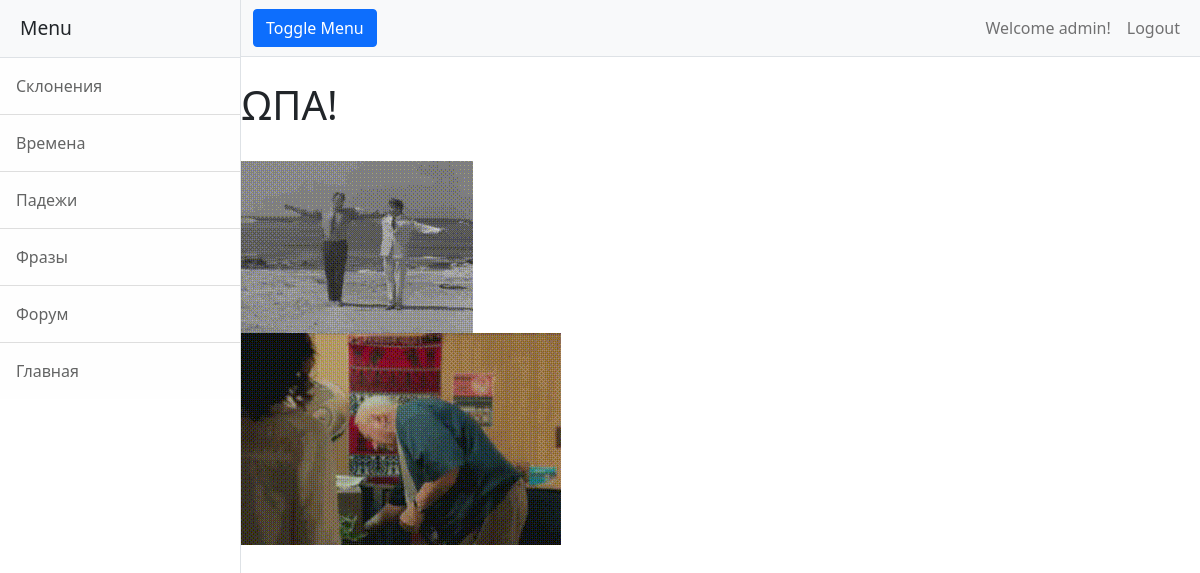
/ (signed in), run on the app's committed database.
### review/models.py (models this page shows, shortened)
class Sidebar(models.Model):
    head = models.CharField(max_length=100)
    link = models.CharField(max_length=150)
    class Meta:
        verbose_name = 'Сайдбар страница'
        verbose_name_plural = 'Сайдбар страницы'

### review/views.py (the view)
# urls.py: path('', main_page),
def main_page(r):
    return render(r, 'index.html')

### review/templatetags/sidebar.py (called while the page is built)
@register.simple_tag()
def get_sidebar():
    return Sidebar.objects.all()

### templates/index.html
{%extends 'main.html'%}
{%load static%}
{%block content%}
<h1 class="mt-4">ΩΠΑ!</h1><br>
<div class="row">
    <div class="column">
        <a href="https://www.youtube.com/watch?v=QskFT7AaKH0">
            <img src="{%static 'review/images/greece-dance.gif'%}">
        </a>
    </div>
    <div class="column">
        <a href="https://youtu.be/BWwU-3k69tE">
            <img src="{%static 'review/images/windex-putsomewindexonit.gif'%}">
        </a>
    </div>
</div>
{%endblock%}

### templates/blocks/sidebar.html
{%block sidebar%}
{%load sidebar%}
{%get_sidebar as pages%}
<div class="border-end bg-white" id="sidebar-wrapper">
    <div class="sidebar-heading border-bottom bg-light">Menu</div>
    <div class="list-group list-group-flush">
        {%for page in pages%}
            <a class="list-group-item list-group-item-action list-group-item-light p-3" href="{{page.link}}">{{page.head}}</a>
        {%endfor%}
    </div>
</div>
{%endblock%}

### templates/blocks/navbar.html (shortened to what this page needs)
{%block navbar%}
<nav class="navbar navbar-expand-lg navbar-light bg-light border-bottom">
    <div class="container-fluid">
        <button class="btn btn-primary" id="sidebarToggle">Toggle Menu</button>
        <div class="collapse navbar-collapse" id="navbarSupportedContent">
            {% if user.is_authenticated %}
            <ul class="navbar-nav ms-auto mt-2 mt-lg-0">
                <li class="nav-link">Welcome {{ user.username }}!</li>
                <li class="nav-item"><a class="nav-link" href="/logout">Logout</a></li>
            </ul>
            {%else%}
            <ul class="navbar-nav ms-auto mt-2 mt-lg-0">
                <li class="nav-item active"><a class="nav-link" href="/singup">Sing up</a></li>
                <li class="nav-item"><a class="nav-link" href="/login">Login</a></li>
            </ul>
            {% endif %}
        </div>
    </div>
</nav>
{%endblock%}

### static/review/css/table_style.css (style rules this page uses)
html { font-family: sans-serif; }

### data on the page
Sidebar: head "Склонения"
Sidebar: head "Времена"
Sidebar: head "Падежи"
Sidebar: head "Фразы"
Sidebar: head "Форум"
Sidebar: head "Главная"

### other printed values
{{ user.username }} "admin"
